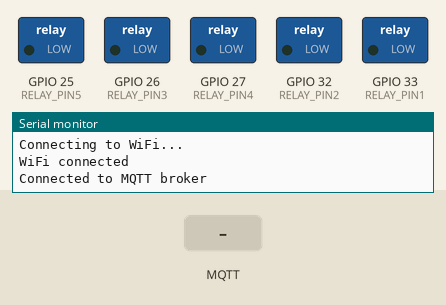
Simulated run of this sketch. Board: ESP32. Shown: switched loads named in the sketch (green lamp = pin HIGH), the last lines printed to the serial monitor. The test bench sets the inputs (shaded band). WiFi joins after 1.5 s; servers stay silent unless stated; no MQTT or app messages arrive unless stated.

Above: at 3.2 s.
3.3 s: MQTT message "OFF3" arrives on the first subscribed topic
At 4.2 s:
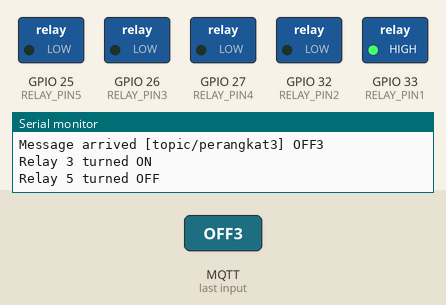
4.8 s: MQTT message "ON3" arrives on the first subscribed topic
At 5.4 s:
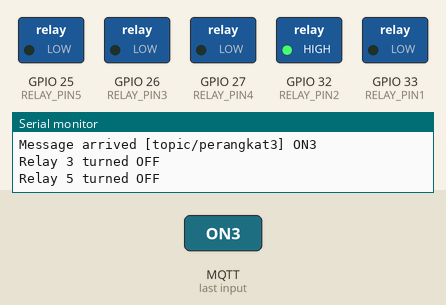
6.3 s: MQTT message "ALL_ON" arrives on the first subscribed topic
At 6.6 s:
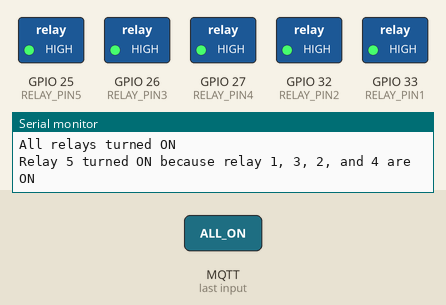
7.8 s: MQTT message "OFF4" arrives on the first subscribed topic
At 8.8 s:
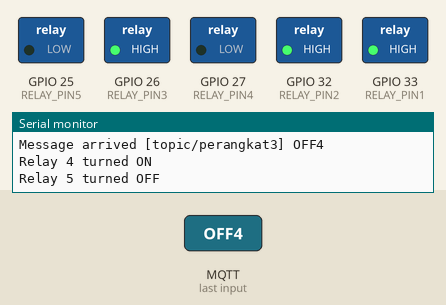
9.3 s: MQTT message "ON4" arrives on the first subscribed topic
At 10.0 s:
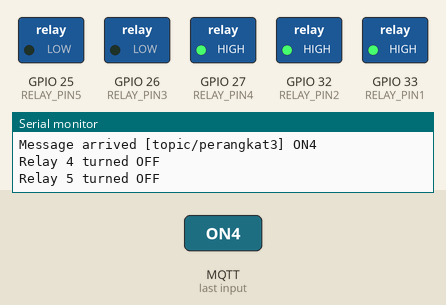
10.8 s: MQTT message "OFF3" arrives on the first subscribed topic
At 11.1 s:
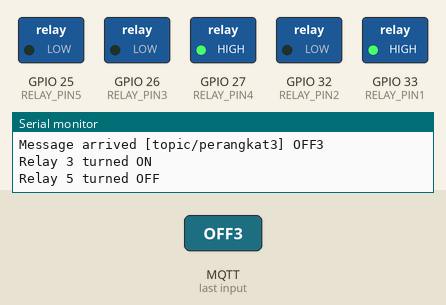
Timing chart, 0 to 13.3 s (numbered marks = the images above; inputs shaded):
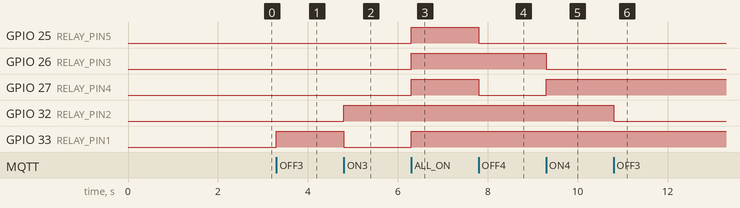

Measured:
- after the input at 3.3 s, GPIO 33 (RELAY_PIN1): LOW → HIGH at once
- after the input at 4.8 s, GPIO 32 (RELAY_PIN2): LOW → HIGH at once; GPIO 33 (RELAY_PIN1): HIGH → LOW at once
- after the input at 6.3 s, GPIO 25 (RELAY_PIN5), GPIO 26 (RELAY_PIN3), GPIO 27 (RELAY_PIN4), GPIO 33 (RELAY_PIN1): LOW → HIGH at once
- after the input at 7.8 s, GPIO 25 (RELAY_PIN5), GPIO 27 (RELAY_PIN4): HIGH → LOW at once
- after the input at 9.3 s, GPIO 26 (RELAY_PIN3): HIGH → LOW at once; GPIO 27 (RELAY_PIN4): LOW → HIGH at once
- after the input at 10.8 s, GPIO 32 (RELAY_PIN2): HIGH → LOW at once

The sketch:

relay_2.ino
```cpp
#include <WiFi.h>
#include <PubSubClient.h>

#define RELAY_PIN1 33
#define RELAY_PIN2 32
#define RELAY_PIN3 26
#define RELAY_PIN4 27
#define RELAY_PIN5 25

// Konfigurasi WiFi
const char* ssid = "Flow";
const char* password = "jensss889";

// Konfigurasi MQTT
const char* mqtt_server = "192.168.80.105";
const char* mqtt_username = "";
const char* mqtt_password = "";
const char* mqtt_topic = "topic/perangkat3";

WiFiClient espClient;
PubSubClient client(espClient);

void setup() {
  // Mulai Serial
  Serial.begin(115200);
  while (!Serial);

  pinMode(RELAY_PIN1, OUTPUT);
  pinMode(RELAY_PIN2, OUTPUT);
  pinMode(RELAY_PIN3, OUTPUT);
  pinMode(RELAY_PIN4, OUTPUT);
  pinMode(RELAY_PIN5, OUTPUT);

  // Hubungkan ke jaringan WiFi
  WiFi.begin(ssid, password);
  while (WiFi.status() != WL_CONNECTED) {
    delay(1000);
    Serial.println("Connecting to WiFi...");
  }

  Serial.println("WiFi connected");

  // Hubungkan ke broker MQTT
  client.setServer(mqtt_server, 1883);
  client.setCallback(callback);
}

void loop() {
  // Periksa koneksi WiFi dan MQTT
  if (!client.connected()) {
    reconnect();
  }
  client.loop();
}

// Fungsi untuk menghubungkan kembali ke broker MQTT
void reconnect() {
  while (!client.connected()) {
    if (client.connect("node1", mqtt_username, mqtt_password)) {
      Serial.println("Connected to MQTT broker");
      client.subscribe(mqtt_topic);
    } else {
      Serial.print("Failed to connect to MQTT broker, rc=");
      Serial.print(client.state());
      Serial.println(" try again in 5 seconds");
      delay(5000);
    }
  }
}

// Fungsi untuk menangani pesan yang diterima
void callback(char* topic, byte* payload, unsigned int length) {
  Serial.print("Message arrived [");
  Serial.print(topic);
  Serial.print("] ");
  for (int i = 0; i < length; i++) {
    Serial.print((char)payload[i]);
  }
  Serial.println();

  // Konversi payload menjadi string
  String data = "";
  for (int i = 0; i < length; i++) {
    data += (char)payload[i];
  }

  if (String(topic) == mqtt_topic) {
    // Cek nilai pesan yang diterima dan sesuaikan status relay
    if (data == "OFF3") {
      Serial.println("Relay 3 turned ON");
      digitalWrite(RELAY_PIN1, HIGH);
      digitalWrite(RELAY_PIN2, LOW);
    } else if (data == "ON3") {
      Serial.println("Relay 3 turned OFF");
      digitalWrite(RELAY_PIN1, LOW);
      digitalWrite(RELAY_PIN2, HIGH);
    } else if (data == "OFF4") {
      Serial.println("Relay 4 turned ON");
      digitalWrite(RELAY_PIN3, HIGH);
      digitalWrite(RELAY_PIN4, LOW);
    } else if (data == "ON4") {
      Serial.println("Relay 4 turned OFF");
      digitalWrite(RELAY_PIN3, LOW);
      digitalWrite(RELAY_PIN4, HIGH);
    } else if (data == "ALL_ON") {
      Serial.println("All relays turned ON");
      digitalWrite(RELAY_PIN1, HIGH);
      digitalWrite(RELAY_PIN2, HIGH);
      digitalWrite(RELAY_PIN3, HIGH);
      digitalWrite(RELAY_PIN4, HIGH);
    } else if (data == "ALL_OFF") {
      Serial.println("All relays turned OFF");
      digitalWrite(RELAY_PIN1, LOW);
      digitalWrite(RELAY_PIN2, LOW);
      digitalWrite(RELAY_PIN3, LOW);
      digitalWrite(RELAY_PIN4, LOW);
    } else {
      Serial.println("Unknown command");
    }
    // Update relay 5 based on the status of other relays
    updateRelay5();
  }
}

// Fungsi untuk mengupdate status relay 5 berdasarkan kondisi relay lain
void updateRelay5() {
  bool relay1State = digitalRead(RELAY_PIN1) == HIGH;
  bool relay2State = digitalRead(RELAY_PIN2) == HIGH;
  bool relay3State = digitalRead(RELAY_PIN3) == HIGH;
  bool relay4State = digitalRead(RELAY_PIN4) == HIGH;

  // Kondisi: Relay 2 dan 4 menyala, dan relay 1 dan 3 menyala
  if (relay1State && relay3State && relay2State && relay4State) {
    digitalWrite(RELAY_PIN5, HIGH);
    Serial.println("Relay 5 turned ON because relay 1, 3, 2, and 4 are ON");
  }
  // Kondisi lainnya
  else {
    digitalWrite(RELAY_PIN5, LOW);
    Serial.println("Relay 5 turned OFF");
  }
}

// Fungsi untuk memproses pesan dari server Flask
void processFlaskData(float avgData) {
  // Proses data dari Flask di sini
  if (avgData > 50) {
    // Kirim pesan MQTT untuk mematikan perangkat
    client.publish(mqtt_topic, "OFF3");
  } else {
    // Kirim pesan MQTT untuk menyalakan perangkat selama 1 menit
    client.publish(mqtt_topic, "ON3");
    delay(5000); // Tunggu 1 menit
    client.publish(mqtt_topic, "OFF3");
  }
}
```
